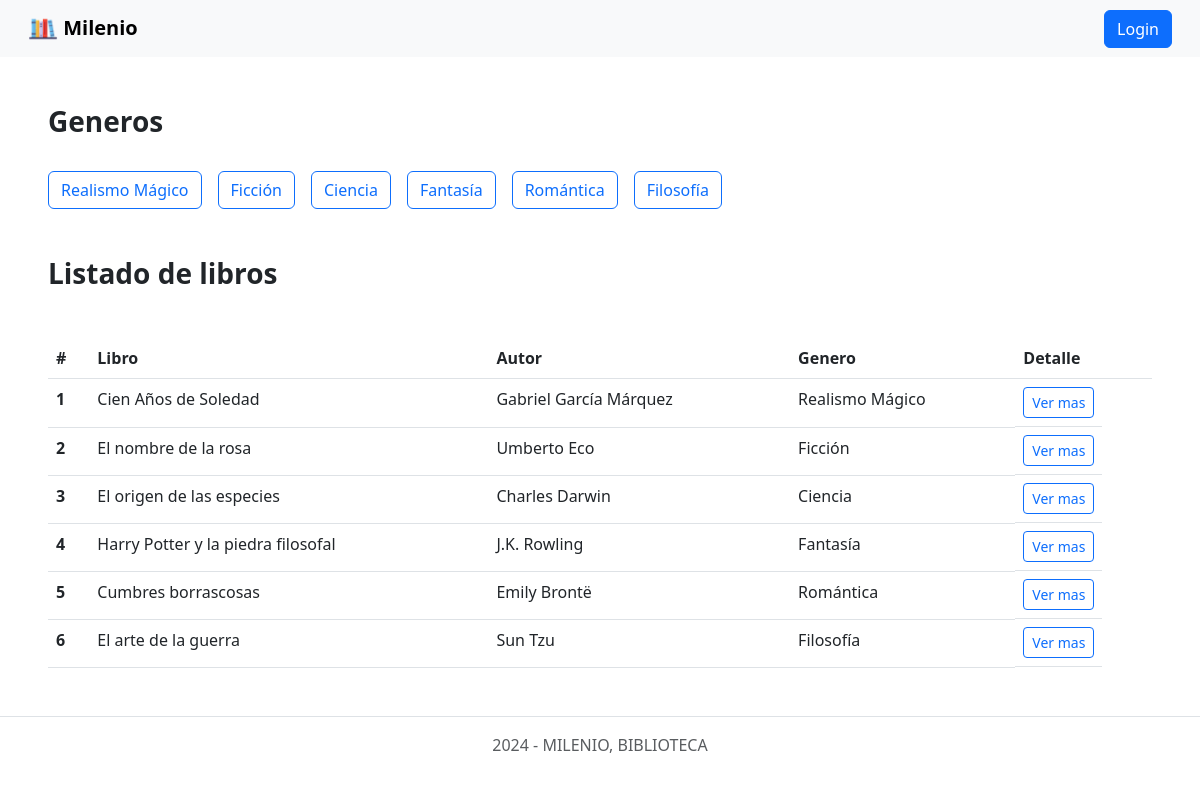
Before: / with the older database file.
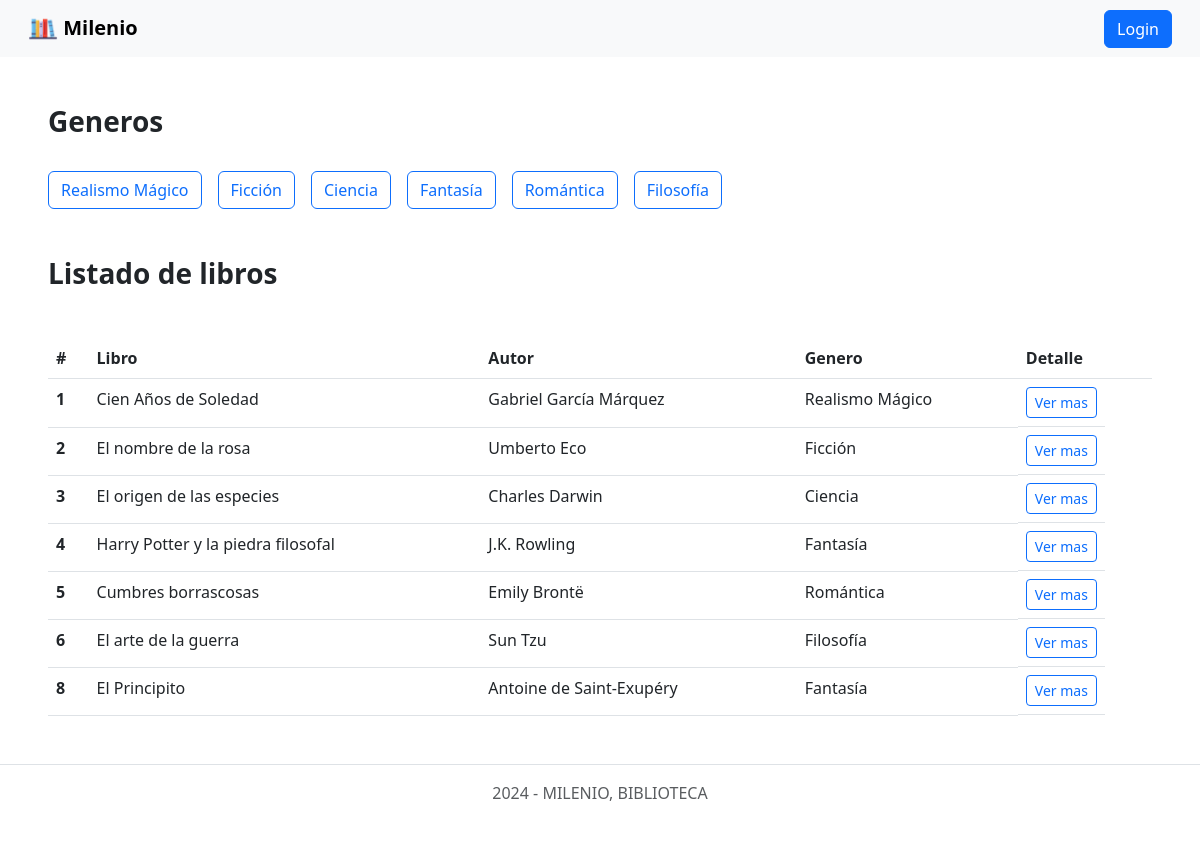
After: the same page with the newer database file.
### tables this page shows
CREATE TABLE `libros` (
  `id_libro` int(11) NOT NULL,
  `nombre` varchar(50) NOT NULL,
  `autor` varchar(40) NOT NULL,
  `resena` text NOT NULL,
  `genero` varchar(40) NOT NULL
);

### app/controllers/catalogo.controller.php (called while the page is built, shortened)
<?php
require_once './app/models/catalogo.model.php';
class CatalogoController {
    private $model;
    public function __construct($res) {
        $this->model = new CatalogoModel();
        $this->user = isset($_SESSION['EMAIL_USER']) ? $_SESSION['EMAIL_USER'] : null;
    }
    public function showLibros() {
        $generos = $this->model->getGeneros();
        $libros = $this->model->getLibros();
        include_once 'templates/layout/header.phtml';
        include_once 'templates/generos.phtml';
        include_once 'templates/catalogo.phtml';
        include_once 'templates/layout/footer.phtml';
    }
}

### app/models/catalogo.model.php (called while the page is built, shortened)
<?php
class CatalogoModel {
    private $db;
    public function __construct() {
       $this->db = new PDO('mysql:host=localhost;dbname=milenio_db;charset=utf8', 'root', '');
    }
    public function getLibros() {
        $query = $this->db->prepare('SELECT * FROM libros');
        $query->execute();
        $libros = $query->fetchAll(PDO::FETCH_OBJ);
        return $libros;
    }
    public function getGeneros() {
        $query = $this->db->prepare('SELECT DISTINCT genero FROM libros');
        $query->execute();
        $generos = $query->fetchAll(PDO::FETCH_COLUMN);
        return $generos;
    }
}

### templates/catalogo.phtml (the view)
<?php
    include_once './app/models/catalogo.model.php';
?>
<div class="mx-5">
    <h2 class="fs-3 fw-bold mt-5">Listado de libros</h2>
    <table class="table mt-5">
        <thead>
            <tr>
                <th scope="col">#</th><th scope="col">Libro</th><th scope="col">Autor</th><th scope="col">Genero</th><th scope="col">Detalle</th>
            </tr>
        </thead>
        <tbody>
            <?php
                foreach($libros as $libro){
                    echo '
                        <tr>
                            <th scope="row">' . $libro->id_libro . '</th>
                            <td>' . $libro->nombre . '</td>
                            <td>' . $libro->autor . '</td>
                            <td>' . $libro->genero . '</td>
                            <td class="d-inline-flex gap-3">
                                <a href="detail/' . $libro->id_libro . '">
                                    <button type="button" class="btn btn-outline-primary btn-sm">Ver mas</button>
                                </a>
                            </td>
                        </tr>
                    ';
                }
            ?>
        </tbody>
    </table>
</div>

### router.php (shortened to what this page needs)
<?php
    require_once 'app/controllers/catalogo.controller.php';
    $res = new Response();
    if (!empty($_GET['action'])) {
        $action = $_GET['action'];
    } else {
        $action = 'home';
    }
    $params = explode('/', $action);
    switch ($params[0]) {
        case 'home':
            $controller = new CatalogoController($res);
            $controller->showLibros();
            break;
    }
?>

### templates/layout/header.phtml (shortened to what this page needs)
<!DOCTYPE html>
    <html lang="en">
        <head>
            <link href="https://cdn.jsdelivr.net/npm/bootstrap@5.3.0-alpha1/dist/css/bootstrap.min.css" rel="stylesheet">
            <link rel="stylesheet" href="https://cdnjs.cloudflare.com/ajax/libs/bootstrap-icons/1.10.5/font/bootstrap-icons.min.css">
        </head>
        <nav class="navbar bg-body-tertiary px-3">
            <div class="container-fluid">
                <a class="navbar-brand fw-bold" href="home">
                <img src="<?php echo BASE_URL; ?>images/logo.png" alt="Logo" width="30" height="30" class="d-inline-block align-text-top">
                    Milenio
                </a>
                <?php if($this->user): ?>
                    <span class="navbar-text"><?= $this->user ?></span>
                <?php else: ?>
                    <a href="showLogin"><button type="button" class="btn btn-primary">Login</button></a>
                <?php endif; ?>
            </div>
        </nav>
        <body>

### templates/generos.phtml
<?php
    include_once './app/models/catalogo.model.php';
?>
    <h2 class="fs-3 fw-bold mt-5 ms-5">Generos</h2>
    <ul class="nav justify-content-start ms-5 mt-4 d-inline-flex gap-3">
        <?php foreach ($generos as $genero): ?>
            <li class="nav-item">
                <button type="button" class="btn btn-outline-primary"><?php echo $genero ?></button>
            </li>
        <?php endforeach; ?>
    </ul>

### templates/layout/footer.phtml (shortened to what this page needs)
    <footer class="d-flex flex-wrap justify-content-center align-items-center py-3 my-4 border-top mt-5">
        <div class="align-items-center">
            <span class="text-muted">2024 -  MILENIO, BIBLIOTECA</span>
        </div>
    </footer>
    </body>
</html>

Changed rows visible on the page:
added libros: id_libro "8", nombre "El Principito", autor "Antoine de Saint-Exupéry", genero "Fantasía"
